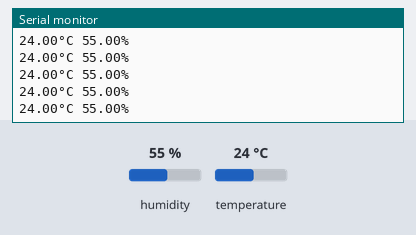
The program below on a simulated Arduino Uno, built with avr-gcc and run on an emulated ATmega328P. Parts: the last lines printed to the serial monitor. The test bench sets the inputs (shaded band); at power-on: humidity 55 %, temperature 24 °C.

Above: at 1.2 s.
1.3 s: humidity set to 22 %
At 1.37 s:
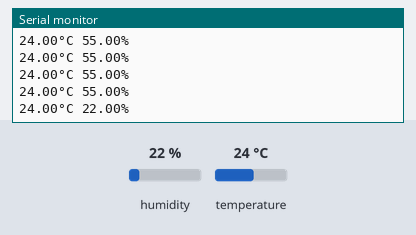
2.8 s: temperature set to 12 °C
At 2.84 s:
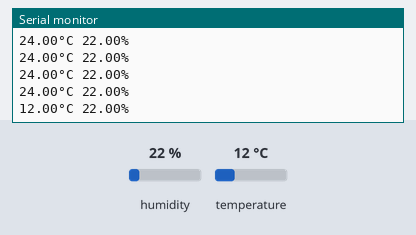
4.3 s: humidity set to 40 %
At 4.31 s:
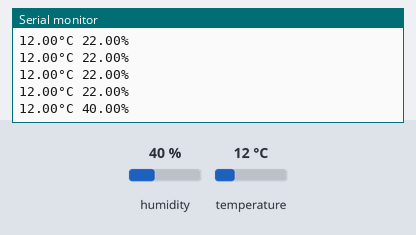
Timing chart, 0 to 7.3 s (numbered marks = the images above; inputs shaded):
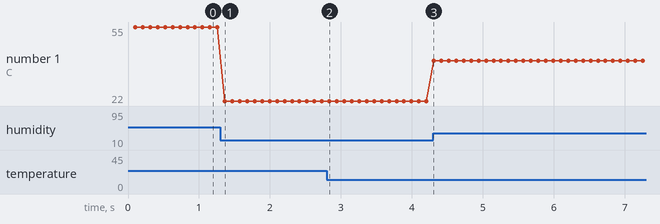

The program:

main.cpp
```cpp
#include <Arduino.h>

// DHT Temperature & Humidity Sensor
// Unified Sensor Library Example
// Written by Tony DiCola for Adafruit Industries
// Released under an MIT license.

// REQUIRES the following Arduino libraries:
// - DHT Sensor Library: https://github.com/adafruit/DHT-sensor-library
// - Adafruit Unified Sensor Lib: https://github.com/adafruit/Adafruit_Sensor

#include <Adafruit_Sensor.h>
#include <DHT.h>
#include <DHT_U.h>

#define DHTPIN 4     // Digital pin connected to the DHT sensor
// Feather HUZZAH ESP8266 note: use pins 3, 4, 5, 12, 13 or 14 --
// Pin 15 can work but DHT must be disconnected during program upload.

// Uncomment the type of sensor in use:
#define DHTTYPE    DHT11     // DHT 11
//#define DHTTYPE    DHT22     // DHT 22 (AM2302)
//#define DHTTYPE    DHT21     // DHT 21 (AM2301)

// See guide for details on sensor wiring and usage:
//   https://learn.adafruit.com/dht/overview

DHT_Unified dht(DHTPIN, DHTTYPE);

uint32_t delayMS;

void setup() {
  Serial.begin(9600);
  // Initialize device.
  dht.begin();
  delayMS = 100;
}

void loop() {
  // Delay between measurements.
  delay(delayMS);
  // Get temperature event and print its value.
  sensors_event_t event;
  dht.temperature().getEvent(&event);
  Serial.print(event.temperature);
  Serial.print(F("°C "));

  // Get humidity event and print its value.
  dht.humidity().getEvent(&event);
  Serial.print(event.relative_humidity);
  Serial.println(F("%"));
}
```

Measured:
- after the input at 1.3 s, the serial monitor: prints a new line after 0.06 s (image 1)
- after the input at 2.8 s, the serial monitor: prints a new line at once (image 2)
- after the input at 4.3 s, the serial monitor: prints a new line at once (image 3)
- plotted number 1: 55 → 22 after the input at 1.3 s, 22 → 40 after the input at 4.3 s
